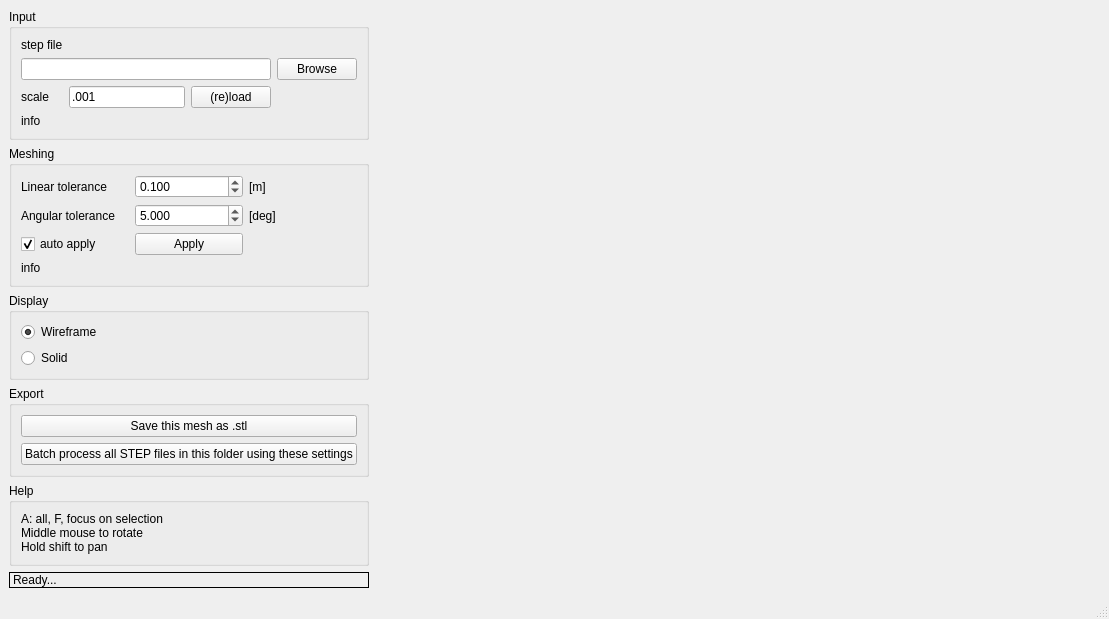
<?xml version="1.0" encoding="UTF-8"?>
<ui version="4.0">
 <class>MainWindow</class>
 <widget class="QMainWindow" name="MainWindow">
  <property name="geometry">
   <rect>
    <x>0</x>
    <y>0</y>
    <width>1109</width>
    <height>586</height>
   </rect>
  </property>
  <property name="windowTitle">
   <string>MainWindow</string>
  </property>
  <widget class="QWidget" name="centralwidget">
   <layout class="QGridLayout" name="gridLayout_2">
    <item row="3" column="0">
     <widget class="QGroupBox" name="groupBox_3">
      <property name="sizePolicy">
       <sizepolicy hsizetype="Minimum" vsizetype="Preferred">
        <horstretch>0</horstretch>
        <verstretch>0</verstretch>
       </sizepolicy>
      </property>
      <property name="title">
       <string>Export</string>
      </property>
      <layout class="QVBoxLayout" name="verticalLayout">
       <item>
        <widget class="QPushButton" name="pbSave">
         <property name="text">
          <string>Save this mesh as .stl</string>
         </property>
        </widget>
       </item>
       <item>
        <widget class="QPushButton" name="pbBatch">
         <property name="text">
          <string>Batch process all STEP files in this folder using these settings</string>
         </property>
        </widget>
       </item>
      </layout>
     </widget>
    </item>
    <item row="0" column="1" rowspan="6" colspan="2">
     <widget class="QWidget" name="view3d" native="true">
      <property name="sizePolicy">
       <sizepolicy hsizetype="MinimumExpanding" vsizetype="MinimumExpanding">
        <horstretch>1</horstretch>
        <verstretch>0</verstretch>
       </sizepolicy>
      </property>
     </widget>
    </item>
    <item row="0" column="0">
     <widget class="QGroupBox" name="groupBox">
      <property name="sizePolicy">
       <sizepolicy hsizetype="Minimum" vsizetype="Preferred">
        <horstretch>0</horstretch>
        <verstretch>0</verstretch>
       </sizepolicy>
      </property>
      <property name="title">
       <string>Input</string>
      </property>
      <layout class="QGridLayout" name="gridLayout_4">
       <item row="3" column="2">
        <widget class="QPushButton" name="pbLoad">
         <property name="text">
          <string>(re)load</string>
         </property>
        </widget>
       </item>
       <item row="3" column="1">
        <widget class="QLineEdit" name="leScale">
         <property name="text">
          <string>.001</string>
         </property>
        </widget>
       </item>
       <item row="3" column="0">
        <widget class="QLabel" name="lbMessage_2">
         <property name="text">
          <string>scale</string>
         </property>
        </widget>
       </item>
       <item row="0" column="0">
        <widget class="QLabel" name="label">
         <property name="text">
          <string>step file</string>
         </property>
        </widget>
       </item>
       <item row="7" column="0" colspan="4">
        <widget class="QLabel" name="lbInfo">
         <property name="text">
          <string>info</string>
         </property>
        </widget>
       </item>
       <item row="2" column="3">
        <widget class="QPushButton" name="pbBrowse">
         <property name="text">
          <string>Browse</string>
         </property>
        </widget>
       </item>
       <item row="2" column="0" colspan="3">
        <widget class="QLineEdit" name="leFilename"/>
       </item>
      </layout>
     </widget>
    </item>
    <item row="5" column="0">
     <widget class="QLabel" name="lbFeedback">
      <property name="sizePolicy">
       <sizepolicy hsizetype="Minimum" vsizetype="Minimum">
        <horstretch>0</horstretch>
        <verstretch>0</verstretch>
       </sizepolicy>
      </property>
      <property name="frameShape">
       <enum>QFrame::Shape::Box</enum>
      </property>
      <property name="text">
       <string>Ready...</string>
      </property>
      <property name="wordWrap">
       <bool>true</bool>
      </property>
     </widget>
    </item>
    <item row="1" column="0">
     <widget class="QGroupBox" name="groupBox_2">
      <property name="sizePolicy">
       <sizepolicy hsizetype="Minimum" vsizetype="Preferred">
        <horstretch>0</horstretch>
        <verstretch>0</verstretch>
       </sizepolicy>
      </property>
      <property name="title">
       <string>Meshing</string>
      </property>
      <layout class="QGridLayout" name="gridLayout">
       <item row="0" column="0">
        <widget class="QLabel" name="label_3">
         <property name="text">
          <string>Linear tolerance</string>
         </property>
        </widget>
       </item>
       <item row="0" column="1">
        <widget class="QDoubleSpinBox" name="dsLinTol">
         <property name="decimals">
          <number>3</number>
         </property>
         <property name="minimum">
          <double>0.000000000000000</double>
         </property>
         <property name="maximum">
          <double>10000.000000000000000</double>
         </property>
         <property name="singleStep">
          <double>0.010000000000000</double>
         </property>
         <property name="value">
          <double>0.100000000000000</double>
         </property>
        </widget>
       </item>
       <item row="0" column="2">
        <widget class="QLabel" name="label_5">
         <property name="text">
          <string>[m]</string>
         </property>
        </widget>
       </item>
       <item row="1" column="0">
        <widget class="QLabel" name="label_4">
         <property name="text">
          <string>Angular tolerance</string>
         </property>
        </widget>
       </item>
       <item row="1" column="1">
        <widget class="QDoubleSpinBox" name="dsAngTol">
         <property name="decimals">
          <number>3</number>
         </property>
         <property name="singleStep">
          <double>1.000000000000000</double>
         </property>
         <property name="value">
          <double>5.000000000000000</double>
         </property>
        </widget>
       </item>
       <item row="1" column="2">
        <widget class="QLabel" name="label_6">
         <property name="text">
          <string>[deg]</string>
         </property>
        </widget>
       </item>
       <item row="2" column="0">
        <widget class="QCheckBox" name="chAutoApply">
         <property name="text">
          <string>auto apply</string>
         </property>
         <property name="checked">
          <bool>true</bool>
         </property>
        </widget>
       </item>
       <item row="2" column="1">
        <widget class="QPushButton" name="pbApply">
         <property name="text">
          <string>Apply</string>
         </property>
        </widget>
       </item>
       <item row="3" column="0">
        <widget class="QLabel" name="lbInfoMesh">
         <property name="text">
          <string>info</string>
         </property>
        </widget>
       </item>
      </layout>
     </widget>
    </item>
    <item row="4" column="0">
     <widget class="QGroupBox" name="groupBox_4">
      <property name="sizePolicy">
       <sizepolicy hsizetype="Minimum" vsizetype="Preferred">
        <horstretch>0</horstretch>
        <verstretch>0</verstretch>
       </sizepolicy>
      </property>
      <property name="title">
       <string>Help</string>
      </property>
      <layout class="QVBoxLayout" name="verticalLayout_2">
       <item>
        <widget class="QLabel" name="label_2">
         <property name="text">
          <string>&lt;html&gt;&lt;head/&gt;&lt;body&gt;&lt;p&gt;A: all, F, focus on selection&lt;br/&gt;Middle mouse to rotate&lt;br/&gt;Hold shift to pan&lt;/p&gt;&lt;/body&gt;&lt;/html&gt;</string>
         </property>
        </widget>
       </item>
      </layout>
     </widget>
    </item>
    <item row="2" column="0">
     <widget class="QGroupBox" name="groupBox_5">
      <property name="title">
       <string>Display</string>
      </property>
      <layout class="QVBoxLayout" name="verticalLayout_3">
       <item>
        <widget class="QRadioButton" name="rbWireframe">
         <property name="text">
          <string>Wireframe</string>
         </property>
         <property name="checked">
          <bool>true</bool>
         </property>
        </widget>
       </item>
       <item>
        <widget class="QRadioButton" name="rbSolid">
         <property name="text">
          <string>Solid</string>
         </property>
        </widget>
       </item>
      </layout>
     </widget>
    </item>
   </layout>
  </widget>
  <widget class="QMenuBar" name="menubar">
   <property name="geometry">
    <rect>
     <x>0</x>
     <y>0</y>
     <width>1109</width>
     <height>33</height>
    </rect>
   </property>
  </widget>
  <widget class="QStatusBar" name="statusbar"/>
 </widget>
 <tabstops>
  <tabstop>leFilename</tabstop>
  <tabstop>pbBrowse</tabstop>
  <tabstop>leScale</tabstop>
  <tabstop>pbLoad</tabstop>
  <tabstop>dsLinTol</tabstop>
  <tabstop>dsAngTol</tabstop>
  <tabstop>chAutoApply</tabstop>
  <tabstop>pbApply</tabstop>
  <tabstop>pbSave</tabstop>
  <tabstop>pbBatch</tabstop>
 </tabstops>
 <resources/>
 <connections/>
</ui>
